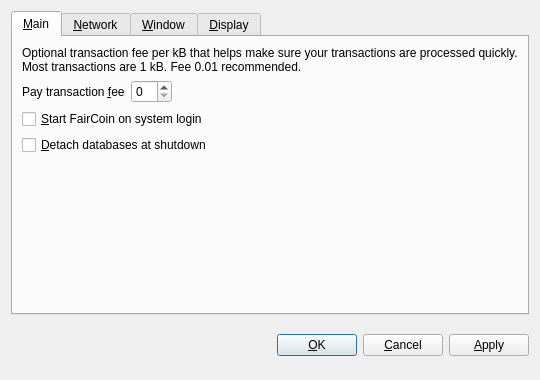
<?xml version="1.0" encoding="UTF-8"?>
<ui version="4.0">
 <class>OptionsDialog</class>
 <widget class="QDialog" name="OptionsDialog">
  <property name="geometry">
   <rect>
    <x>0</x>
    <y>0</y>
    <width>540</width>
    <height>380</height>
   </rect>
  </property>
  <property name="windowTitle">
   <string>Options</string>
  </property>
  <property name="modal">
   <bool>true</bool>
  </property>
  <layout class="QVBoxLayout" name="verticalLayout">
   <item>
    <widget class="QTabWidget" name="tabWidget">
     <property name="tabPosition">
      <enum>QTabWidget::North</enum>
     </property>
     <property name="currentIndex">
      <number>0</number>
     </property>
     <widget class="QWidget" name="tabMain">
      <attribute name="title">
       <string>&amp;Main</string>
      </attribute>
      <layout class="QVBoxLayout" name="verticalLayout_Main">
       <item>
        <widget class="QLabel" name="transactionFeeInfoLabel">
         <property name="text">
          <string>Optional transaction fee per kB that helps make sure your transactions are processed quickly. Most transactions are 1 kB. Fee 0.01 recommended.</string>
         </property>
         <property name="textFormat">
          <enum>Qt::PlainText</enum>
         </property>
         <property name="wordWrap">
          <bool>true</bool>
         </property>
        </widget>
       </item>
       <item>
        <layout class="QHBoxLayout" name="horizontalLayout_Main">
         <item>
          <widget class="QLabel" name="transactionFeeLabel">
           <property name="text">
            <string>Pay transaction &amp;fee</string>
           </property>
           <property name="textFormat">
            <enum>Qt::PlainText</enum>
           </property>
           <property name="buddy">
            <cstring>transactionFee</cstring>
           </property>
          </widget>
         </item>
         <item>
          <widget class="BitcoinAmountField" name="transactionFee"/>
         </item>
         <item>
          <spacer name="horizontalSpacer_Main">
           <property name="orientation">
            <enum>Qt::Horizontal</enum>
           </property>
           <property name="sizeHint" stdset="0">
            <size>
             <width>40</width>
             <height>20</height>
            </size>
           </property>
          </spacer>
         </item>
        </layout>
       </item>
       <item>
        <widget class="QCheckBox" name="bitcoinAtStartup">
         <property name="toolTip">
          <string>Automatically start FairCoin after logging in to the system.</string>
         </property>
         <property name="text">
          <string>&amp;Start FairCoin on system login</string>
         </property>
        </widget>
       </item>
       <item>
        <widget class="QCheckBox" name="detachDatabases">
         <property name="toolTip">
          <string>Detach block and address databases at shutdown. This means they can be moved to another data directory, but it slows down shutdown. The wallet is always detached.</string>
         </property>
         <property name="text">
          <string>&amp;Detach databases at shutdown</string>
         </property>
        </widget>
       </item>
       <item>
        <spacer name="verticalSpacer_Main">
         <property name="orientation">
          <enum>Qt::Vertical</enum>
         </property>
         <property name="sizeHint" stdset="0">
          <size>
           <width>20</width>
           <height>40</height>
          </size>
         </property>
        </spacer>
       </item>
      </layout>
     </widget>
     <widget class="QWidget" name="tabNetwork">
      <attribute name="title">
       <string>&amp;Network</string>
      </attribute>
      <layout class="QVBoxLayout" name="verticalLayout_Network">
       <item>
        <widget class="QCheckBox" name="mapPortUpnp">
         <property name="toolTip">
          <string>Automatically open the FairCoin client port on the router. This only works when your router supports UPnP and it is enabled.</string>
         </property>
         <property name="text">
          <string>Map port using &amp;UPnP</string>
         </property>
        </widget>
       </item>
       <item>
        <widget class="QCheckBox" name="connectSocks">
         <property name="toolTip">
          <string>Connect to the FairCoin network through a SOCKS proxy (e.g. when connecting through Tor).</string>
         </property>
         <property name="text">
          <string>&amp;Connect through SOCKS proxy:</string>
         </property>
        </widget>
       </item>
       <item>
        <layout class="QHBoxLayout" name="horizontalLayout_Network">
         <item>
          <widget class="QLabel" name="proxyIpLabel">
           <property name="text">
            <string>Proxy &amp;IP:</string>
           </property>
           <property name="textFormat">
            <enum>Qt::PlainText</enum>
           </property>
           <property name="buddy">
            <cstring>proxyIp</cstring>
           </property>
          </widget>
         </item>
         <item>
          <widget class="QValidatedLineEdit" name="proxyIp">
           <property name="maximumSize">
            <size>
             <width>140</width>
             <height>16777215</height>
            </size>
           </property>
           <property name="toolTip">
            <string>IP address of the proxy (e.g. 127.0.0.1)</string>
           </property>
          </widget>
         </item>
         <item>
          <widget class="QLabel" name="proxyPortLabel">
           <property name="text">
            <string>&amp;Port:</string>
           </property>
           <property name="textFormat">
            <enum>Qt::PlainText</enum>
           </property>
           <property name="buddy">
            <cstring>proxyPort</cstring>
           </property>
          </widget>
         </item>
         <item>
          <widget class="QLineEdit" name="proxyPort">
           <property name="maximumSize">
            <size>
             <width>55</width>
             <height>16777215</height>
            </size>
           </property>
           <property name="toolTip">
            <string>Port of the proxy (e.g. 9050)</string>
           </property>
          </widget>
         </item>
         <item>
          <widget class="QLabel" name="socksVersionLabel">
           <property name="text">
            <string>SOCKS &amp;Version:</string>
           </property>
           <property name="textFormat">
            <enum>Qt::PlainText</enum>
           </property>
           <property name="buddy">
            <cstring>socksVersion</cstring>
           </property>
          </widget>
         </item>
         <item>
          <widget class="QValueComboBox" name="socksVersion">
           <property name="toolTip">
            <string>SOCKS version of the proxy (e.g. 5)</string>
           </property>
          </widget>
         </item>
         <item>
          <spacer name="horizontalSpacer_Network">
           <property name="orientation">
            <enum>Qt::Horizontal</enum>
           </property>
           <property name="sizeHint" stdset="0">
            <size>
             <width>40</width>
             <height>20</height>
            </size>
           </property>
          </spacer>
         </item>
        </layout>
       </item>
       <item>
        <spacer name="verticalSpacer_Network">
         <property name="orientation">
          <enum>Qt::Vertical</enum>
         </property>
         <property name="sizeHint" stdset="0">
          <size>
           <width>20</width>
           <height>40</height>
          </size>
         </property>
        </spacer>
       </item>
      </layout>
     </widget>
     <widget class="QWidget" name="tabWindow">
      <attribute name="title">
       <string>&amp;Window</string>
      </attribute>
      <layout class="QVBoxLayout" name="verticalLayout_Window">
       <item>
        <widget class="QCheckBox" name="minimizeToTray">
         <property name="toolTip">
          <string>Show only a tray icon after minimizing the window.</string>
         </property>
         <property name="text">
          <string>&amp;Minimize to the tray instead of the taskbar</string>
         </property>
        </widget>
       </item>
       <item>
        <widget class="QCheckBox" name="minimizeOnClose">
         <property name="toolTip">
          <string>Minimize instead of exit the application when the window is closed. When this option is enabled, the application will be closed only after selecting Quit in the menu.</string>
         </property>
         <property name="text">
          <string>M&amp;inimize on close</string>
         </property>
        </widget>
       </item>
       <item>
        <spacer name="verticalSpacer_Window">
         <property name="orientation">
          <enum>Qt::Vertical</enum>
         </property>
         <property name="sizeHint" stdset="0">
          <size>
           <width>20</width>
           <height>40</height>
          </size>
         </property>
        </spacer>
       </item>
      </layout>
     </widget>
     <widget class="QWidget" name="tabDisplay">
      <attribute name="title">
       <string>&amp;Display</string>
      </attribute>
      <layout class="QVBoxLayout" name="verticalLayout_Display">
       <item>
        <layout class="QHBoxLayout" name="horizontalLayout_1_Display">
         <item>
          <widget class="QLabel" name="langLabel">
           <property name="text">
            <string>User Interface &amp;language:</string>
           </property>
           <property name="textFormat">
            <enum>Qt::PlainText</enum>
           </property>
           <property name="buddy">
            <cstring>lang</cstring>
           </property>
          </widget>
         </item>
         <item>
          <widget class="QValueComboBox" name="lang">
           <property name="toolTip">
            <string>The user interface language can be set here. This setting will take effect after restarting FairCoin.</string>
           </property>
          </widget>
         </item>
        </layout>
       </item>
       <item>
        <layout class="QHBoxLayout" name="horizontalLayout_2_Display">
         <item>
          <widget class="QLabel" name="unitLabel">
           <property name="text">
            <string>&amp;Unit to show amounts in:</string>
           </property>
           <property name="textFormat">
            <enum>Qt::PlainText</enum>
           </property>
           <property name="buddy">
            <cstring>unit</cstring>
           </property>
          </widget>
         </item>
         <item>
          <widget class="QValueComboBox" name="unit">
           <property name="toolTip">
            <string>Choose the default subdivision unit to show in the interface and when sending coins.</string>
           </property>
          </widget>
         </item>
        </layout>
       </item>
       <item>
        <widget class="QCheckBox" name="displayAddresses">
         <property name="toolTip">
          <string>Whether to show FairCoin addresses in the transaction list or not.</string>
         </property>
         <property name="text">
          <string>&amp;Display addresses in transaction list</string>
         </property>
        </widget>
       </item>
       <item>
        <spacer name="verticalSpacer_Display">
         <property name="orientation">
          <enum>Qt::Vertical</enum>
         </property>
         <property name="sizeHint" stdset="0">
          <size>
           <width>20</width>
           <height>40</height>
          </size>
         </property>
        </spacer>
       </item>
      </layout>
     </widget>
    </widget>
   </item>
   <item>
    <layout class="QHBoxLayout" name="horizontalLayout_Buttons">
     <item>
      <spacer name="horizontalSpacer_1">
       <property name="orientation">
        <enum>Qt::Horizontal</enum>
       </property>
       <property name="sizeHint" stdset="0">
        <size>
         <width>40</width>
         <height>48</height>
        </size>
       </property>
      </spacer>
     </item>
     <item>
      <widget class="QLabel" name="statusLabel">
       <property name="font">
        <font>
         <weight>75</weight>
         <bold>true</bold>
        </font>
       </property>
       <property name="text">
        <string/>
       </property>
       <property name="textFormat">
        <enum>Qt::PlainText</enum>
       </property>
       <property name="wordWrap">
        <bool>true</bool>
       </property>
      </widget>
     </item>
     <item>
      <spacer name="horizontalSpacer_2">
       <property name="orientation">
        <enum>Qt::Horizontal</enum>
       </property>
       <property name="sizeHint" stdset="0">
        <size>
         <width>40</width>
         <height>48</height>
        </size>
       </property>
      </spacer>
     </item>
     <item>
      <widget class="QPushButton" name="okButton">
       <property name="text">
        <string>&amp;OK</string>
       </property>
      </widget>
     </item>
     <item>
      <widget class="QPushButton" name="cancelButton">
       <property name="text">
        <string>&amp;Cancel</string>
       </property>
       <property name="autoDefault">
        <bool>false</bool>
       </property>
      </widget>
     </item>
     <item>
      <widget class="QPushButton" name="applyButton">
       <property name="text">
        <string>&amp;Apply</string>
       </property>
       <property name="autoDefault">
        <bool>false</bool>
       </property>
      </widget>
     </item>
    </layout>
   </item>
  </layout>
 </widget>
 <customwidgets>
  <customwidget>
   <class>BitcoinAmountField</class>
   <extends>QSpinBox</extends>
   <header>bitcoinamountfield.h</header>
  </customwidget>
  <customwidget>
   <class>QValueComboBox</class>
   <extends>QComboBox</extends>
   <header>qvaluecombobox.h</header>
  </customwidget>
  <customwidget>
   <class>QValidatedLineEdit</class>
   <extends>QLineEdit</extends>
   <header>qvalidatedlineedit.h</header>
  </customwidget>
 </customwidgets>
 <resources/>
 <connections/>
</ui>
